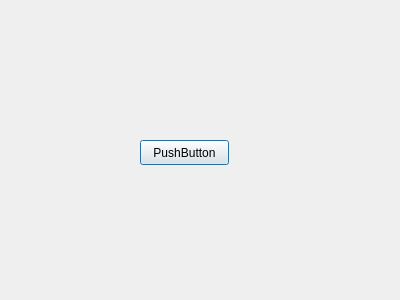
<?xml version="1.0" encoding="UTF-8"?>
<ui version="4.0">
 <class>Dialog</class>
 <widget class="QDialog" name="Dialog">
  <property name="geometry">
   <rect>
    <x>0</x>
    <y>0</y>
    <width>400</width>
    <height>300</height>
   </rect>
  </property>
  <property name="windowTitle">
   <string>Dialog</string>
  </property>
  <widget class="QPushButton" name="pushButton">
   <property name="geometry">
    <rect>
     <x>140</x>
     <y>140</y>
     <width>89</width>
     <height>25</height>
    </rect>
   </property>
   <property name="text">
    <string>PushButton</string>
   </property>
  </widget>
 </widget>
 <resources/>
 <connections/>
</ui>
